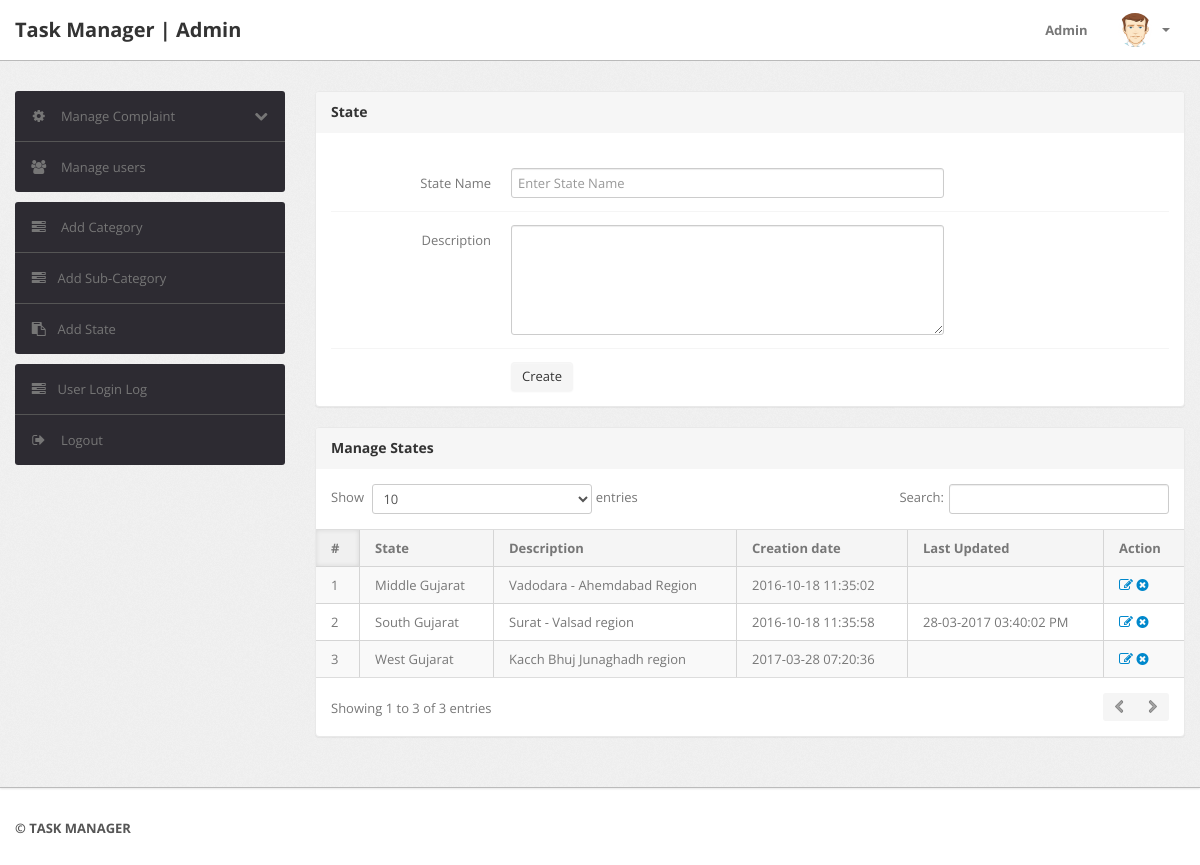
The app's page /admin/state.php (signed in) with its own data.
### tables this page shows
CREATE TABLE `state` (
  `id` int(11) NOT NULL,
  `stateName` varchar(255) NOT NULL,
  `stateDescription` tinytext NOT NULL,
  `postingDate` timestamp NOT NULL DEFAULT CURRENT_TIMESTAMP,
  `updationDate` varchar(255) DEFAULT NULL
);

### admin/state.php (the view, shortened to what this page needs)
<?php
include('include/config.php');
if(strlen($_SESSION['alogin'])==0)
	{
header('location:index.php');
}
else{
?>
<!DOCTYPE html>
<html lang="en">
<head>
	<link type="text/css" href="bootstrap/css/bootstrap.min.css" rel="stylesheet">
	<link type="text/css" href="bootstrap/css/bootstrap-responsive.min.css" rel="stylesheet">
	<link type="text/css" href="css/theme.css" rel="stylesheet">
	<link type="text/css" href="images/icons/css/font-awesome.css" rel="stylesheet">
</head>
<body>
<?php include('include/header.php');?>
	<div class="wrapper">
		<div class="container">
			<div class="row">
<?php include('include/sidebar.php');?>
			<div class="span9">
					<div class="content">
						<div class="module">
							<div class="module-head">
								<h3>State</h3>
							</div>
							<div class="module-body">
									<br />
			<form class="form-horizontal row-fluid" name="Category" method="post" >
<div class="control-group">
<label class="control-label" for="basicinput">State Name</label>
<div class="controls">
<input type="text" placeholder="Enter State Name"  name="state" class="span8 tip" required>
</div>
</div>
<div class="control-group">
											<label class="control-label" for="basicinput">Description</label>
											<div class="controls">
												<textarea class="span8" name="description" rows="5"></textarea>
											</div>
										</div>
	<div class="control-group">
											<div class="controls">
												<button type="submit" name="submit" class="btn">Create</button>
											</div>
										</div>
									</form>
							</div>
						</div>
	<div class="module">
							<div class="module-head">
								<h3>Manage States</h3>
							</div>
							<div class="module-body table">
								<table cellpadding="0" cellspacing="0" border="0" class="datatable-1 table table-bordered table-striped	 display" width="100%">
									<thead>
										<tr>
											<th>#</th>
											<th>State</th>
											<th>Description</th>
											<th>Creation date</th>
											<th>Last Updated</th>
											<th>Action</th>
										</tr>
									</thead>
									<tbody>
<?php $query=mysqli_query($con,"select * from state");
$cnt=1;
while($row=mysqli_fetch_array($query))
{
?>
										<tr>
											<td><?php echo htmlentities($cnt);?></td>
											<td><?php echo htmlentities($row['stateName']);?></td>
											<td><?php echo htmlentities($row['stateDescription']);?></td>
											<td> <?php echo htmlentities($row['postingDate']);?></td>
											<td><?php echo htmlentities($row['updationDate']);?></td>
											<td>
											<a href="edit-state.php?id=<?php echo $row['id']?>" ><i class="icon-edit"></i></a>
											<a href="state.php?id=<?php echo $row['id']?>&del=delete" onClick="return confirm('Are you sure you want to delete?')"><i class="icon-remove-sign"></i></a></td>
										</tr>
										<?php $cnt=$cnt+1; } ?>
								</table>
							</div>
						</div>
					</div>
				</div>
			</div>
		</div>
	</div>
<?php include('include/footer.php');?>
</body>
<?php } ?>

### records on screen
state: stateName "Middle Gujarat", stateDescription "Vadodara - Ahemdabad Region", postingDate "2016-10-18 11:35:02"
state: stateName "South Gujarat", stateDescription "Surat - Valsad region", postingDate "2016-10-18 11:35:58", updationDate "28-03-2017 03:40:02 PM"
state: stateName "West Gujarat", stateDescription "Kacch Bhuj Junaghadh region", postingDate "2017-03-28 07:20:36"
